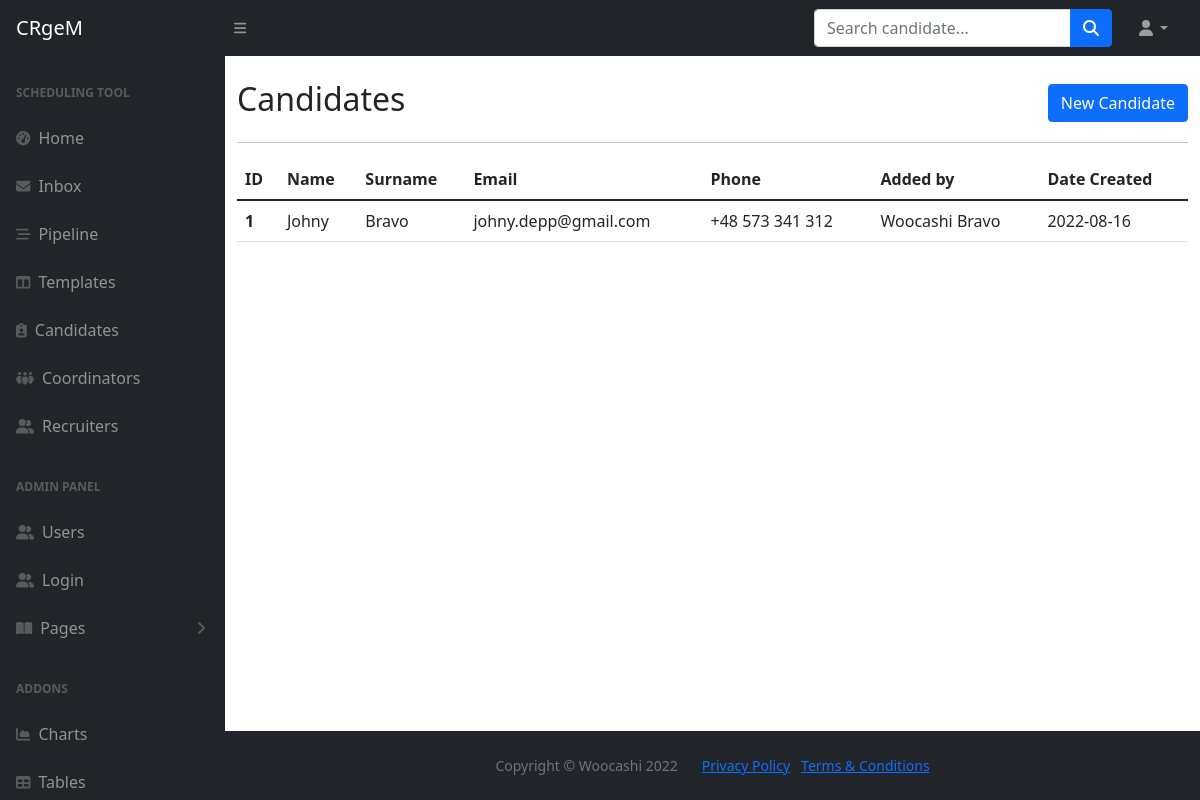
/candidates, run on an earlier commit of the app's database.
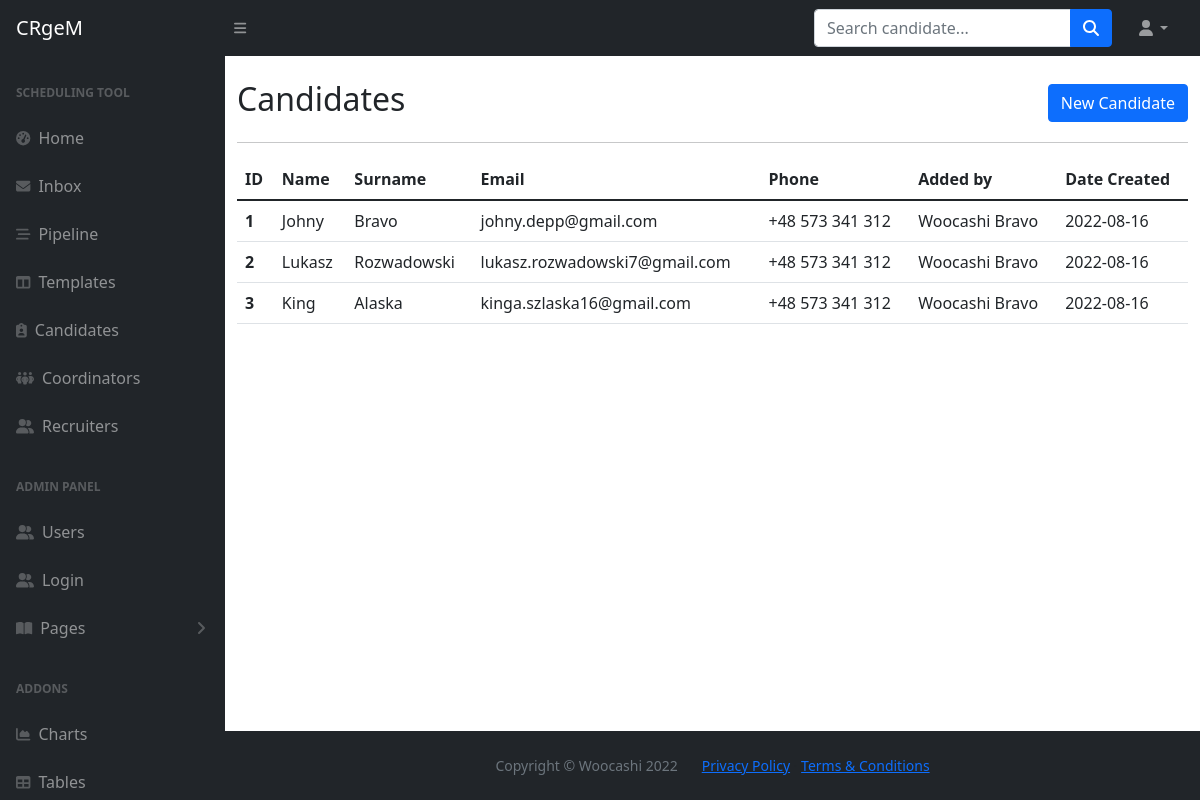
And on a later commit of the database.
### main.py (models this page shows)
class Candidate(db.Model, Base):
    __tablename__="candidates"
    id = db.Column(db.Integer, primary_key=True)
    first_name = db.Column(db.String, nullable=False)
    last_name = db.Column(db.String, nullable=False)
    full_name = db.Column(db.String, nullable=False)
    email = db.Column(db.String, nullable=False, unique=True)
    phone = db.Column(db.String, nullable=False)
    cv = db.Column(db.String, nullable=True)
    owner_id = Column(Integer, ForeignKey('users.id'))
    created_by = relationship("User", back_populates="candidates")
    created_date = db.Column(db.Date, nullable=False)
    tasks = relationship("Task", back_populates="candidate")

class User(db.Model, UserMixin, Base):
    __tablename__="users"
    id = db.Column(db.Integer, primary_key=True)
    first_name = db.Column(db.String, nullable=False)
    last_name = db.Column(db.String, nullable=False)
    full_name = db.Column(db.String, nullable=False)
    email = db.Column(db.String, nullable=False, unique=True)
    phone = db.Column(db.String, nullable=False)
    type = db.Column(db.String, nullable=False)
    password = db.Column(db.String, nullable=False)
    interviews = relationship("Interview", back_populates="created_by")
    templates = relationship("Template", back_populates="created_by")
    candidates = relationship("Candidate", back_populates="created_by")
    tasks_sent = relationship("Task", primaryjoin="User.id==Task.sender_id", back_populates="from_user")
    tasks_received = relationship("Task", primaryjoin="User.id==Task.recipient_id", back_populates="to_user")

### main.py (the view)
@app.route('/candidates')
def candidates():
    candidates = db.session.query(Candidate).all()
    return render_template('candidates.html', candidates=candidates, current_user=current_user)

### templates/candidates.html
{% import "bootstrap/wtf.html" as wtf %}
{% include 'header.html' %}
	<main>
		<div class="container mt-4">
			<div class="row d-flex align-items-center">
				<div class="col-lg-6">
					<h2>Candidates</h2>
				</div>
				<div class="col-lg-6 d-flex justify-content-end">
					<a class="btn btn-primary" href="{{url_for('candidates_new', form=form)}}">New Candidate</a>
				</div>
			</div>
			<hr>
			{% if candidates|length == 0 %}
			<p>There are no candidates registered in this CRM environment</p>
			{% else %}
			<table class="table">
				  <thead>
				    <tr>
				      <th scope="col">ID</th>
				      <th scope="col">Name</th>
				      <th scope="col">Surname</th>
				      <th scope="col">Email</th>
					    <th scope="col">Phone</th>
					    <th scope="col">Added by</th>
					    <th scope="col">Date Created</th>
				    </tr>
				  </thead>
				  <tbody>
				  {% for candidate in candidates %}
				    <tr>
				      <th scope="row">{{candidate.id}}</th>
				      <td>{{candidate.first_name}}</td>
				      <td>{{candidate.last_name}}</td>
				      <td>{{candidate.email}}</td>
					    <td>{{candidate.phone}}</td>
					    <td>{{candidate.created_by.full_name}}</td>
					    <td>{{candidate.created_date}}</td>
				    </tr>
				  {% endfor %}
				  </tbody>
				</table>
			{% endif %}
		</div>
	</main>
{% include 'footer.html' %}

What changed in the data, as far as the page shows it:
added Candidate: id "2", first_name "Lukasz", last_name "Rozwadowski", email "lukasz.rozwadowski7@gmail.com", phone "+48 573 341 312", created_by.full_name "Woocashi Bravo", created_date "2022-08-16"
added Candidate: id "3", first_name "King", last_name "Alaska", email "kinga.szlaska16@gmail.com", phone "+48 573 341 312", created_by.full_name "Woocashi Bravo", created_date "2022-08-16"
